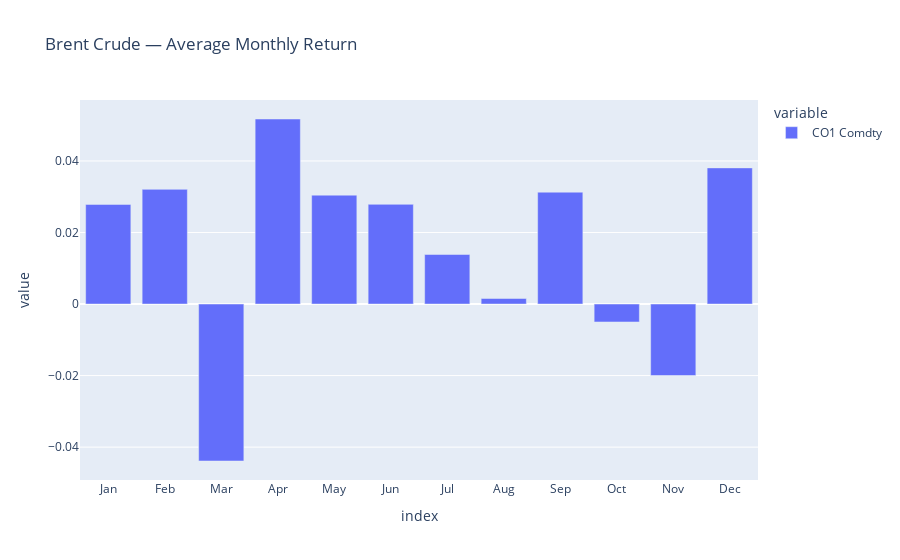

Source (notebook cell):
### Code cell
# ── Seasonality: average return by month ───────────
monthly_avg = rets.groupby(rets.index.month).mean() * 21  # approx monthly return
monthly_avg.index = ['Jan','Feb','Mar','Apr','May','Jun',
                     'Jul','Aug','Sep','Oct','Nov','Dec']

fig = monthly_avg.plot(kind='bar', title='Brent Crude — Average Monthly Return')
fig.show()

### Figure 1 — Plotly figure (JSON) as saved in the notebook; plotly's stock layout.template omitted (floating-point values rounded to 4 significant figures)
{"data": [{"hovertemplate": "variable=CO1 Comdty<br>index=%{x}<br>value=%{y}<extra></extra>", "legendgroup": "CO1 Comdty", "marker": {"color": "#636efa", "pattern": {"shape": ""}}, "name": "CO1 Comdty", "orientation": "v", "showlegend": true, "textposition": "auto", "type": "bar", "x": ["Jan", "Feb", "Mar", "Apr", "May", "Jun", "Jul", "Aug", "Sep", "Oct", "Nov", "Dec"], "xaxis": "x", "y": [0.02785, 0.03206, -0.04387, 0.05172, 0.03044, 0.02787, 0.01385, 0.001553, 0.03127, -0.005011, -0.01999, 0.03806], "yaxis": "y"}], "layout": {"barmode": "relative", "legend": {"title": {"text": "variable"}, "tracegroupgap": 0}, "title": {"text": "Brent Crude — Average Monthly Return"}, "xaxis": {"anchor": "y", "domain": [0, 1], "title": {"text": "index"}}, "yaxis": {"anchor": "x", "domain": [0, 1], "title": {"text": "value"}}}}
